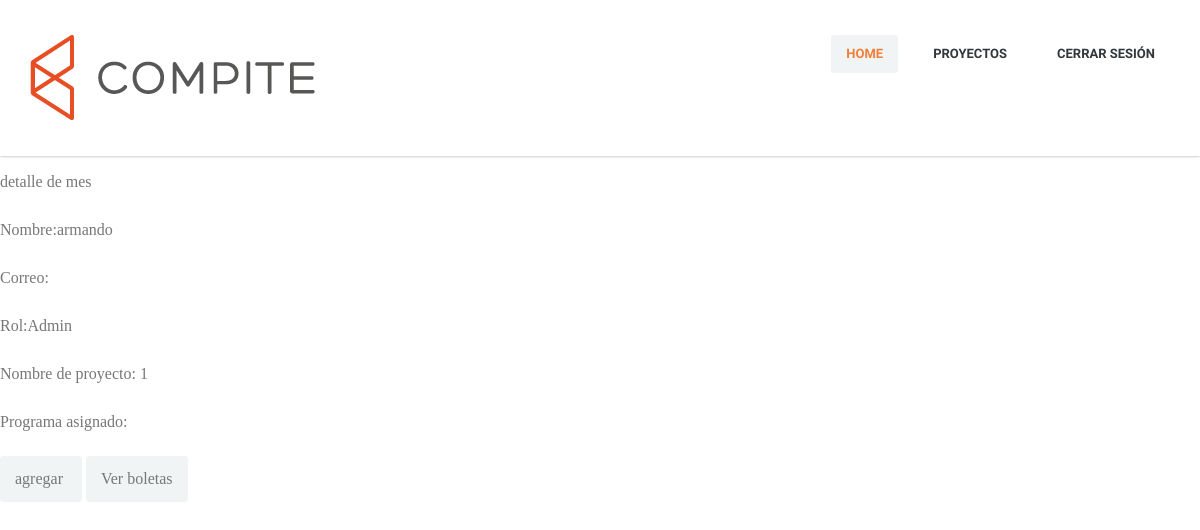
Page /tutores.php (signed in) on the committed database.
### tables this page shows
CREATE TABLE `usuario` (
  `id_usuario` int(11) NOT NULL auto_increment,
  `nombre_usuario` varchar(50) NOT NULL,
  `rut_usuario` varchar(12) default NULL,
  `correo_usuario` varchar(45) default NULL,
  `pw_usuario` varchar(11) default NULL,
  `rol_usuario` varchar(45) default NULL,
  `proyecto` varchar(45) default NULL,
  `telefono_usuario` varchar(45) default NULL,
  `programa` varchar(30) default NULL,
  `estado` varchar(30) default 'Desactivado',
  PRIMARY KEY  (`id_usuario`)
);

### tutores.php (the view, shortened to what this page needs)
<?
$conex = new mysqli("localhost","root","root","honorarios");
$id_usuario = $_SESSION['id_usuario'];
        $consulta= "SELECT nombre_usuario,rol_usuario,programa,proyecto FROM usuario WHERE id_usuario='".$id_usuario."'";
$resultado= mysqli_query($conex,$consulta) or die (mysqli_error());
$fila=mysqli_fetch_array($resultado);
$nombre_usuario=$fila['nombre_usuario'];
$rol_usuario=$fila['rol_usuario'];
$programa=$fila['programa'];
$proyecto=$fila['proyecto'];
?>
<!DOCTYPE html PUBLIC "-//W3C//DTD XHTML 1.0 Transitional//EN" "http://www.w3.org/TR/xhtml1/DTD/xhtml1-transitional.dtd">
<html xmlns="http://www.w3.org/1999/xhtml">
<head>
  <link rel="stylesheet" href="bootstrap/bootstrap.css">
  <link rel="stylesheet" href="css/misc.css">
  <link rel="stylesheet" href="css/orange-scheme.css">
  <link rel="stylesheet" href="css/estilo.css">
</head>
  <header class="site-header clearfix">
    <div class="container">
      <div class="row">
        <div class="col-md-12">
          <div class="pull-left logo">
            <a href="index.php">
              <img src="img/compite2.png" alt="Medigo by templatemo">
            </a>
          </div>
          <div class="main-navigation pull-right">
            <nav class="main-nav visible-md visible-lg">
              <ul class="sf-menu">
                <li class="active"><a href="tutores.php">Home</a></li>
                         <li><a href="#">Proyectos</a>
                      </li>
                        <li><a href="desconectar_usuario.php">Cerrar sesión</a>
                </li>
              </ul>
            </nav>
          </div>
        </div>
      </div>
    </div>
  </header>
<body>
  <br>
  <br>
    <br>
  <br>
    <br>
  <br>
<form id="form1" name="form1" method="post" action="">
  <p>detalle de mes</p>
  <p>Nombre:<?echo $nombre_usuario;?></p>
   <p>Correo:<?echo $correo_usuario;?></p>
   <p>Rol:<?echo $rol_usuario;?></p>
  <p>Nombre de proyecto: <?echo $proyecto ;?></p>
  <p>Programa asignado: <?echo $programa ;?></p>
    <input type="submit" name="button" id="button" value="agregar " />
    <input type="submit" name="button2" id="button2" value="Ver boletas" />
  <p>&nbsp;</p>
</form>
</body>
</html>

### COMPITE/css/orange-scheme.css (style rules this page uses)
body { background: white; font-size: 16px; font-family: "PT Serif", Georgia, serif; font-weight: normal; font-style: normal; line-height: 28px; color: #777777; -webkit-font-smoothing: antialiased; -webkit-text-size-adjust: 100%; }
p { margin: 0 0 20px 0; }
a, a:visited { color: #f17e39; text-decoration: none !important; outline: 0; }
*, *:before, *:after { -moz-box-sizing: border-box; -webkit-box-sizing: border-box; box-sizing: border-box; }
.main-nav ul, .main_menu, .main_menu li ul, #filters, .pages, .project-single .meta-post, .archive-wrapper .archive-list, .categories ul, .thumbs, .footer-menu { list-style: none; padding: 0; margin: 0; }
a, a:visited { -webkit-transition: all 150ms ease-in; -moz-transition: all 150ms ease-in; -o-transition: all 150ms ease-in; transition: all 150ms ease-in; }
.site-header { position: fixed; top: 0; left: 0; width: 100%; background: white; box-shadow: rgba(0, 0, 0, 0.35) 0px 0px 3px; -moz-box-shadow: rgba(0, 0, 0, 0.35) 0px 0px 3px; -webkit-box-shadow: rgba(0, 0, 0, 0.35) 0px 0px 3px; z-index: 9999; padding: 35px 0; overflow: visible; transition: padding 0.3s ease-in-out; -moz-transition: padding 0.3s ease-in-out; -webkit-transition: padding 0.3s ease-in-out; }
.main-nav ul li { float: left; display: block; margin-left: 20px; position: relative; }
.main-nav ul li a { color: #31373a; font-size: 13px; font-weight: 700; text-transform: uppercase; font-family: "Raleway", sans-serif; padding: 5px 15px; display: block; -webkit-border-radius: 3px; -moz-border-radius: 3px; -ms-border-radius: 3px; -o-border-radius: 3px; border-radius: 3px; }
.main-nav ul li.active a { color: #f17e39; background-color: #f1f4f5; }
input, textarea { border: 0; color: #777777; padding: 8px 14px; background-color: #f1f4f5; border: 1px solid #f1f4f5; -webkit-border-radius: 3px; -moz-border-radius: 3px; -ms-border-radius: 3px; -o-border-radius: 3px; border-radius: 3px; }

### COMPITE/css/estilo.css (style rules this page uses)
* { border: 0; margin: 0; padding: 0; }

### rows in the picture
usuario: nombre_usuario "armando", rol_usuario "Admin", proyecto "1"
